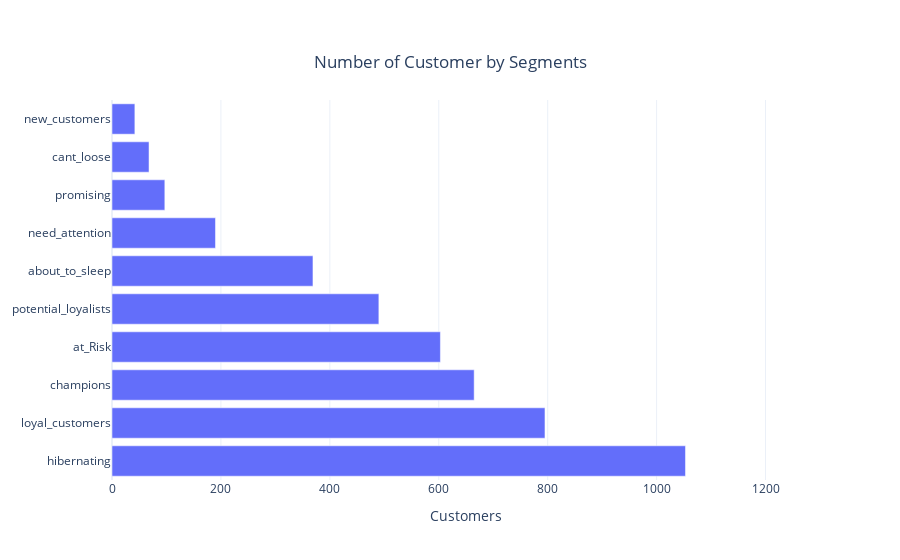

The notebook cell this image was saved under:
### Code cell
data = go.Bar(y = pd.DataFrame(rfm['segment'].value_counts()).index,
              x = pd.DataFrame(rfm['segment'].value_counts())['segment'].values,
              name = str(pd.DataFrame(rfm['segment'].value_counts())['segment'].values),
              orientation='h')

layout = go.Layout(title={'text': "Number of Customer by Segments",
                          'y':0.9,
                          'x':0.5,
                          'xanchor': 'center',
                          'yanchor': 'top'},
                   xaxis =dict(title='Customers'),
                   template = 'plotly_white')

fig=go.Figure(data=data, layout=layout)
fig.update_xaxes(range=[0,1300])
iplot(fig)

### Figure 1 — Plotly figure (JSON) as saved in the notebook; plotly's stock layout.template omitted (floating-point values rounded to 4 significant figures)
{"data": [{"name": "[1053  795  665  603  490  369  190   97   68   42]", "orientation": "h", "type": "bar", "x": [1053, 795, 665, 603, 490, 369, 190, 97, 68, 42], "y": ["hibernating", "loyal_customers", "champions", "at_Risk", "potential_loyalists", "about_to_sleep", "need_attention", "promising", "cant_loose", "new_customers"]}], "layout": {"title": {"text": "Number of Customer by Segments", "x": 0.5, "xanchor": "center", "y": 0.9, "yanchor": "top"}, "xaxis": {"range": [0, 1300], "title": {"text": "Customers"}}}}
